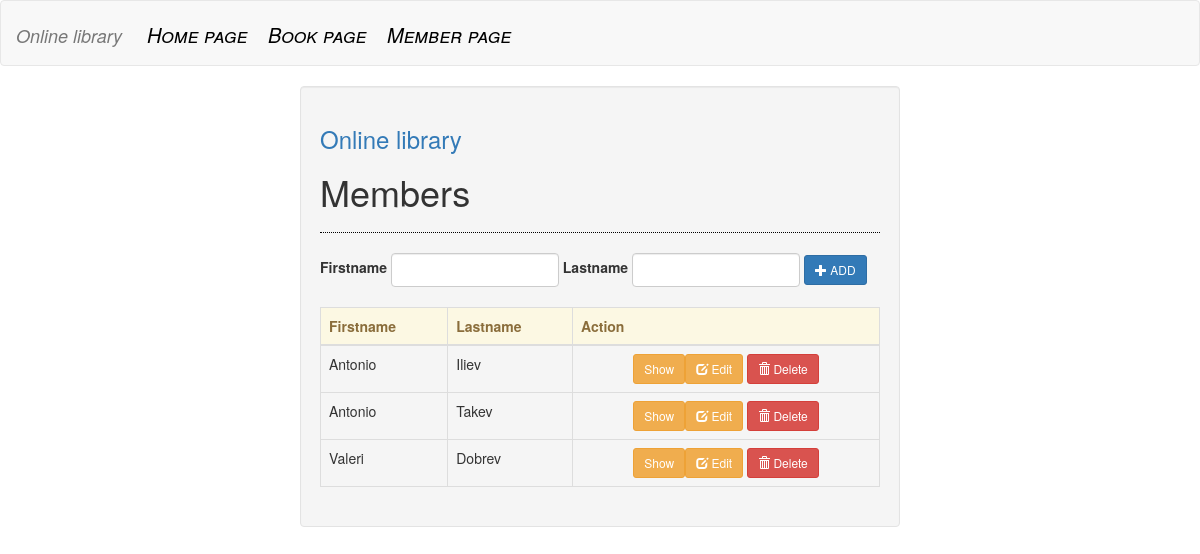
/crud/member/, run on an earlier commit of the app's database.
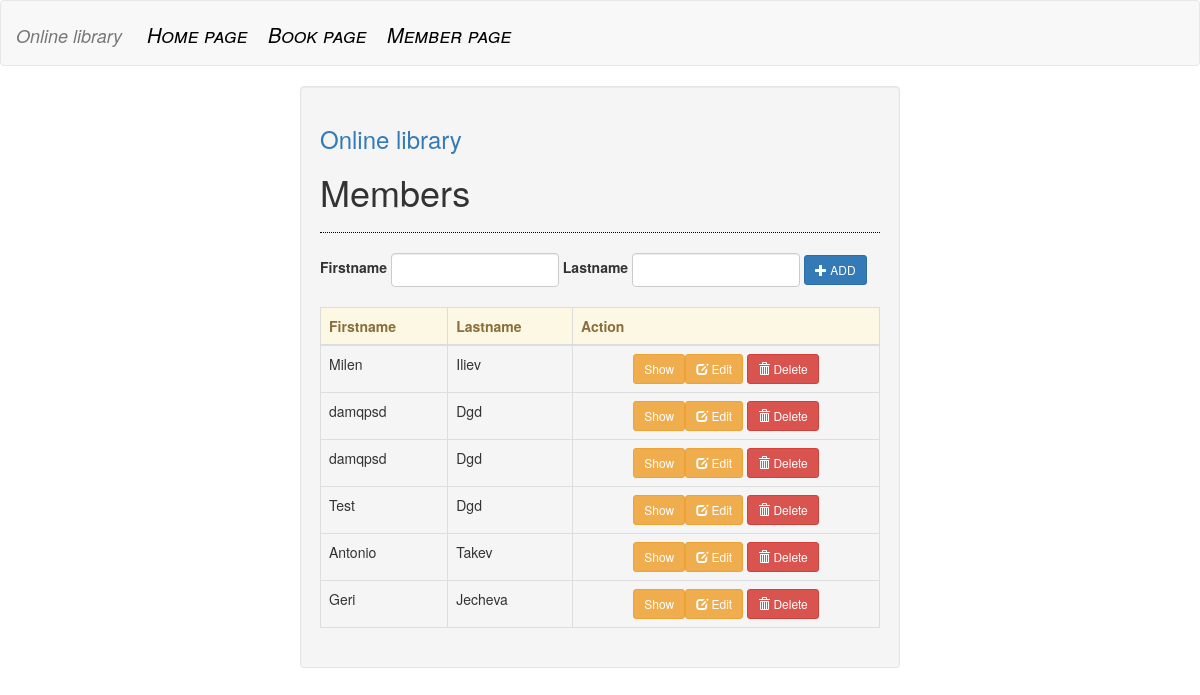
And on a later commit of the database.
### crud/models.py (models this page shows, shortened)
class Member(models.Model):
    firstname = models.CharField(max_length=40)
    lastname = models.CharField(max_length=40)

### crud/views/member_views.py (the view)
def index(request):
    members = Member.objects.raw('Select * from crud_member')
    context = {'members': members}
    return render(request, 'crud/member/index.html', context)

### crud/templates/crud/member/index.html (shortened to what this page needs)
{% extends 'crud/base.html' %}
{% block header %}
<h1>Members</h1>
{% endblock %}
{% block body %}
<form class="form-inline"  action="create" method="POST">
    <div class="form-group">
        <label for="firstname">Firstname</label>
        <input type="text" name="firstname" class="form-control" style="width:30%;" required="required"/>
        <label for="lastname">Lastname</label>
        <input type="text" name="lastname" class="form-control" style="width:30%;" required="required"/>
        <button type="submit" class="btn btn-sm btn-primary"><span class="glyphicon glyphicon-plus"></span> ADD</button>
    </div>
</form>
<br />
<table class="table table-bordered">
    <thead class="alert-warning">
        <tr>
            <th>Firstname</th>
            <th>Lastname</th>
            <th>Action</th>
        </tr>
    </thead>
    <tbody>
        {% for member in members %}
        <tr>
            <td>{{ member.firstname }}</td>
            <td>{{ member.lastname }}</td>
            <td><center><a class="btn btn-sm btn-warning" href = "show/{{member.id}}">Show</a><a class="btn btn-sm btn-warning" href="edit/{{ member.id }}"><span class="glyphicon glyphicon-edit"></span> Edit</a> <a class="btn btn-sm btn-danger" href="delete/{{ member.id }}"><span class="glyphicon glyphicon-trash"></span> Delete</a></center></td>
        </tr>
        {% endfor %}
    </tbody>
</table>
{% endblock %}

### crud/templates/crud/base.html (shortened to what this page needs)
<!DOCTYPE html>
<html lang="en">
    <head>
        {% load static %}
        <link rel="stylesheet" type="text/css" href="{% static 'crud/css/bootstrap.css' %}"/>
    </head>
<body>
    <nav class="navbar navbar-default">
        <div class="container-fluid">
            <a class="navbar-brand" href="">Online library</a>
            <section class="navbar-main">
              <a class="navbar-main" href="http://127.0.0.1:8000/">Home page</a>
              <a class="navbar-main" href="http://127.0.0.1:8000/crud/book/">Book page</a>
              <a class="navbar-main" href="http://127.0.0.1:8000/crud/member/">Member page</a>
            </section>
        </div>
    </nav>
    <div class="col-md-3"></div>
    <div class="col-md-6 well">
        <h3 class="text-primary">Online library</h3>
        {% block header %}
        {% endblock %}
        <hr style="border-top:1px dotted #000;"/>
        {% block body %}
        {% endblock %}
    </div>
</body>
</html>

What changed in the data, as far as the page shows it:
removed Member: firstname "Antonio", lastname "Iliev"
removed Member: firstname "Valeri", lastname "Dobrev"
added Member: firstname "Milen", lastname "Iliev"
added Member: firstname "damqpsd", lastname "Dgd"
added Member: firstname "damqpsd", lastname "Dgd"
added Member: firstname "Test", lastname "Dgd"
added Member: firstname "Geri", lastname "Jecheva"
